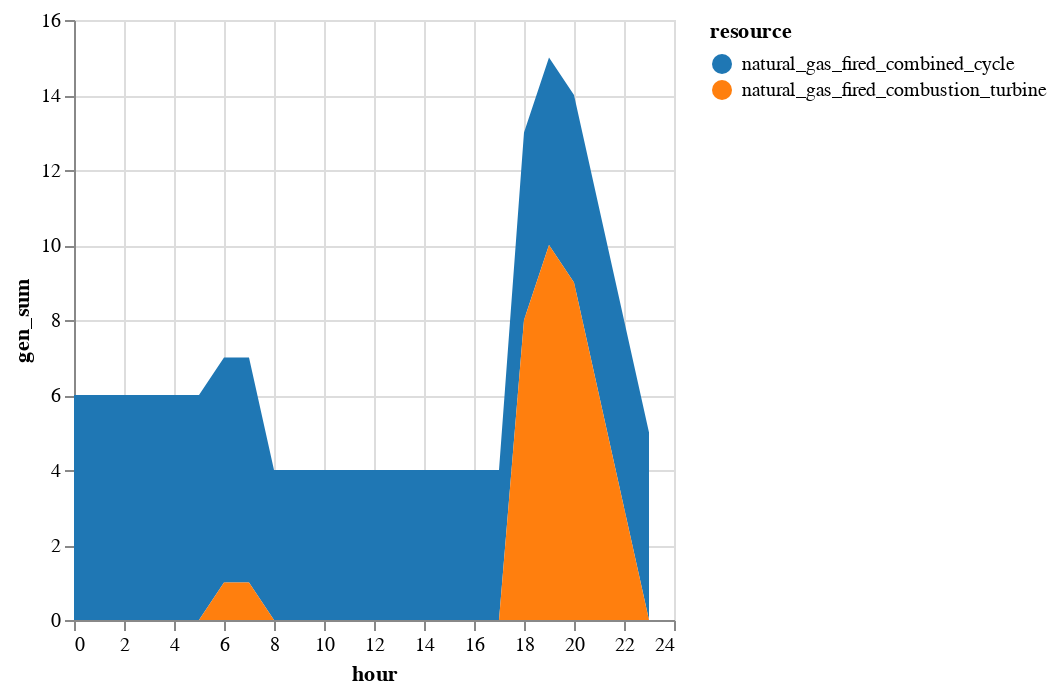

Notebook code for this chart:
### Markdown cell above
We can examine the commitment status of various units by examining the results in `solution.commit`.

### Code cell
sol_commit = innerjoin(solution.commit, 
                    gen_df[!, [:r_id, :resource]], 
                    on = :r_id)
sol_commit = combine(groupby(sol_commit, [:resource, :hour]), 
            :gen => sum)
sol_commit.hour = sol_commit.hour .- T_period[1]

sol_commit |>
@vlplot(:area, 
    x=:hour, y={:gen_sum, stack=:zero}, 
    color={"resource:n", scale={scheme="category10"}})

### Figure 1 — Vega-Lite specification as saved in the notebook (floating-point values rounded to 4 significant figures)
{"data": {"values": [{"gen_sum": 6, "hour": 0, "resource": "natural_gas_fired_combined_cycle"}, {"gen_sum": 0, "hour": 0, "resource": "natural_gas_fired_combustion_turbine"}, {"gen_sum": 6, "hour": 1, "resource": "natural_gas_fired_combined_cycle"}, {"gen_sum": 0, "hour": 1, "resource": "natural_gas_fired_combustion_turbine"}, {"gen_sum": 6, "hour": 2, "resource": "natural_gas_fired_combined_cycle"}, {"gen_sum": 0, "hour": 2, "resource": "natural_gas_fired_combustion_turbine"}, {"gen_sum": 6, "hour": 3, "resource": "natural_gas_fired_combined_cycle"}, {"gen_sum": 0, "hour": 3, "resource": "natural_gas_fired_combustion_turbine"}, {"gen_sum": 6, "hour": 4, "resource": "natural_gas_fired_combined_cycle"}, {"gen_sum": 0, "hour": 4, "resource": "natural_gas_fired_combustion_turbine"}, {"gen_sum": 6, "hour": 5, "resource": "natural_gas_fired_combined_cycle"}, {"gen_sum": 0, "hour": 5, "resource": "natural_gas_fired_combustion_turbine"}, {"gen_sum": 6, "hour": 6, "resource": "natural_gas_fired_combined_cycle"}, {"gen_sum": 1, "hour": 6, "resource": "natural_gas_fired_combustion_turbine"}, {"gen_sum": 6, "hour": 7, "resource": "natural_gas_fired_combined_cycle"}, {"gen_sum": 1, "hour": 7, "resource": "natural_gas_fired_combustion_turbine"}, {"gen_sum": 4, "hour": 8, "resource": "natural_gas_fired_combined_cycle"}, {"gen_sum": 0, "hour": 8, "resource": "natural_gas_fired_combustion_turbine"}, {"gen_sum": 4, "hour": 9, "resource": "natural_gas_fired_combined_cycle"}, {"gen_sum": 0, "hour": 9, "resource": "natural_gas_fired_combustion_turbine"}, {"gen_sum": 4, "hour": 10, "resource": "natural_gas_fired_combined_cycle"}, {"gen_sum": 0, "hour": 10, "resource": "natural_gas_fired_combustion_turbine"}, {"gen_sum": 4, "hour": 11, "resource": "natural_gas_fired_combined_cycle"}, {"gen_sum": 0, "hour": 11, "resource": "natural_gas_fired_combustion_turbine"}, {"gen_sum": 4, "hour": 12, "resource": "natural_gas_fired_combined_cycle"}, {"gen_sum": 0, "hour": 12, "resource": "natural_gas_fired_combustion_turbine"}, {"gen_sum": 4, "hour": 13, "resource": "natural_gas_fired_combined_cycle"}, {"gen_sum": 0, "hour": 13, "resource": "natural_gas_fired_combustion_turbine"}, {"gen_sum": 4, "hour": 14, "resource": "natural_gas_fired_combined_cycle"}, {"gen_sum": 0, "hour": 14, "resource": "natural_gas_fired_combustion_turbine"}, {"gen_sum": 4, "hour": 15, "resource": "natural_gas_fired_combined_cycle"}, {"gen_sum": 0, "hour": 15, "resource": "natural_gas_fired_combustion_turbine"}, {"gen_sum": 4, "hour": 16, "resource": "natural_gas_fired_combined_cycle"}, {"gen_sum": 0, "hour": 16, "resource": "natural_gas_fired_combustion_turbine"}, {"gen_sum": 4, "hour": 17, "resource": "natural_gas_fired_combined_cycle"}, {"gen_sum": 0, "hour": 17, "resource": "natural_gas_fired_combustion_turbine"}, {"gen_sum": 5, "hour": 18, "resource": "natural_gas_fired_combined_cycle"}, {"gen_sum": 8, "hour": 18, "resource": "natural_gas_fired_combustion_turbine"}, {"gen_sum": 5, "hour": 19, "resource": "natural_gas_fired_combined_cycle"}, {"gen_sum": 10, "hour": 19, "resource": "natural_gas_fired_combustion_turbine"}, {"gen_sum": 5, "hour": 20, "resource": "natural_gas_fired_combined_cycle"}, {"gen_sum": 9, "hour": 20, "resource": "natural_gas_fired_combustion_turbine"}, {"gen_sum": 5, "hour": 21, "resource": "natural_gas_fired_combined_cycle"}, {"gen_sum": 6, "hour": 21, "resource": "natural_gas_fired_combustion_turbine"}, {"gen_sum": 5, "hour": 22, "resource": "natural_gas_fired_combined_cycle"}, {"gen_sum": 3, "hour": 22, "resource": "natural_gas_fired_combustion_turbine"}, {"gen_sum": 5, "hour": 23, "resource": "natural_gas_fired_combined_cycle"}, {"gen_sum": 0, "hour": 23, "resource": "natural_gas_fired_combustion_turbine"}]}, "encoding": {"color": {"field": "resource", "scale": {"scheme": "category10"}, "type": "nominal"}, "x": {"field": "hour", "type": "quantitative"}, "y": {"field": "gen_sum", "stack": "zero", "type": "quantitative"}}, "mark": "area"}
